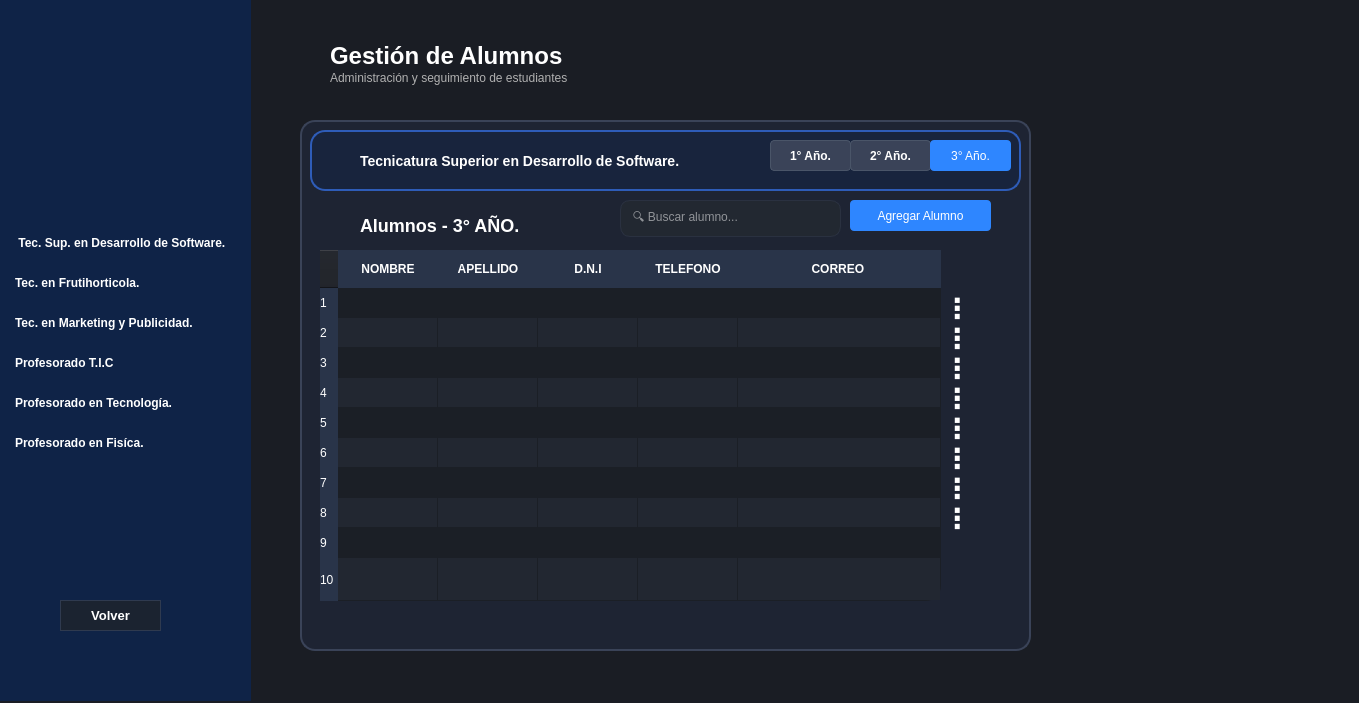
 <widget class="QMainWindow" name="MainWindow">
  <property name="geometry">
   <rect>
    <x>0</x>
    <y>0</y>
    <width>1359</width>
    <height>703</height>
   </rect>
  </property>
  <property name="windowTitle">
   <string>MainWindow</string>
  </property>
  <property name="styleSheet">
   <string notr="true"> background-color: #1A1D24;</string>
  </property>
  <widget class="QWidget" name="centralwidget">
   <widget class="QWidget" name="widget" native="true">
    <property name="enabled">
     <bool>true</bool>
    </property>
    <property name="geometry">
     <rect>
      <x>0</x>
      <y>0</y>
      <width>251</width>
      <height>701</height>
     </rect>
    </property>
    <property name="maximumSize">
     <size>
      <width>16777215</width>
      <height>701</height>
     </size>
    </property>
    <property name="styleSheet">
     <string notr="true">background-color: #0F2347;
</string>
    </property>
    <widget class="QPushButton" name="pushButton">
     <property name="geometry">
      <rect>
       <x>0</x>
       <y>220</y>
       <width>261</width>
       <height>45</height>
      </rect>
     </property>
     <property name="styleSheet">
      <string notr="true">QWidget{
    background-color: #1A1D24;
    color: white;
    font-family: &quot;Segoe UI&quot;;
    font-size: 7pt;
}

QPushButton{
    background-color: transparent;
    color: white;
    border: none;
    text-align: left;
    padding-left: 15px;
    font-family: &quot;Segoe UI&quot;;
    font-size: 11pt;
    font-weight: 600;
    border-radius: 8px;
    min-height: 45px;
}

QPushButton:hover{
    background-color: #2563EB;
}

QPushButton:pressed{
    background-color: #1D4ED8;
}

QLabel{
    color: white;
    font-family: &quot;Segoe UI&quot;;
    font-size: 10pt;
}

QTableWidget{
    background-color: #222831;
    color: white;
    border: none;
    gridline-color: #2A3140;
    font-family: &quot;Segoe UI&quot;;
}

QHeaderView::section{
    background-color: #2A3140;
    color: white;
    border: none;
    padding: 5px;
    font-family: &quot;Segoe UI&quot;;
    font-weight: bold;
}

QLineEdit{
    background-color: #222831;
    color: white;
    border: 1px solid #2A3140;
    border-radius: 8px;
    padding: 5px;
    font-family: &quot;Segoe UI&quot;;
}

QComboBox{
    background-color: #222831;
    color: white;
    border: 1px solid #2A3140;
    border-radius: 8px;
    padding: 5px;
    font-family: &quot;Segoe UI&quot;;
}
QWidget{
    font-family: &quot;Segoe UI&quot;;
    font-size: 9pt;
    color: white;
}

QPushButton{
    font-size: 9pt;
    font-weight: 600;
}</string>
     </property>
     <property name="text">
      <string> Tec. Sup. en Desarrollo de Software.</string>
     </property>
     <property name="icon">
      <iconset>
       <normaloff>../iconos/alumno.png</normaloff>../iconos/alumno.png</iconset>
     </property>
    </widget>
    <widget class="QLabel" name="label">
     <property name="geometry">
      <rect>
       <x>30</x>
       <y>20</y>
       <width>191</width>
       <height>171</height>
      </rect>
     </property>
     <property name="text">
      <string/>
     </property>
     <property name="pixmap">
      <pixmap>../Logo del instituto png.png</pixmap>
     </property>
     <property name="scaledContents">
      <bool>true</bool>
     </property>
    </widget>
    <widget class="QPushButton" name="pushButton_2">
     <property name="geometry">
      <rect>
       <x>0</x>
       <y>260</y>
       <width>251</width>
       <height>45</height>
      </rect>
     </property>
     <property name="styleSheet">
      <string notr="true">QWidget{
    background-color: #1A1D24;
    color: white;
    font-family: &quot;Segoe UI&quot;;
    font-size: 7pt;
}

QPushButton{
    background-color: transparent;
    color: white;
    border: none;
    text-align: left;
    padding-left: 15px;
    font-family: &quot;Segoe UI&quot;;
    font-size: 11pt;
    font-weight: 600;
    border-radius: 8px;
    min-height: 45px;
}

QPushButton:hover{
    background-color: #2563EB;
}

QPushButton:pressed{
    background-color: #1D4ED8;
}

QLabel{
    color: white;
    font-family: &quot;Segoe UI&quot;;
    font-size: 10pt;
}

QTableWidget{
    background-color: #222831;
    color: white;
    border: none;
    gridline-color: #2A3140;
    font-family: &quot;Segoe UI&quot;;
}

QHeaderView::section{
    background-color: #2A3140;
    color: white;
    border: none;
    padding: 5px;
    font-family: &quot;Segoe UI&quot;;
    font-weight: bold;
}

QLineEdit{
    background-color: #222831;
    color: white;
    border: 1px solid #2A3140;
    border-radius: 8px;
    padding: 5px;
    font-family: &quot;Segoe UI&quot;;
}

QComboBox{
    background-color: #222831;
    color: white;
    border: 1px solid #2A3140;
    border-radius: 8px;
    padding: 5px;
    font-family: &quot;Segoe UI&quot;;
}
QWidget{
    font-family: &quot;Segoe UI&quot;;
    font-size: 9pt;
    color: white;
}

QPushButton{
    font-size: 9pt;
    font-weight: 600;
}</string>
     </property>
     <property name="text">
      <string>Tec. en Frutihorticola.</string>
     </property>
     <property name="icon">
      <iconset>
       <normaloff>../iconos/alumno.png</normaloff>../iconos/alumno.png</iconset>
     </property>
    </widget>
    <widget class="QPushButton" name="pushButton_3">
     <property name="geometry">
      <rect>
       <x>0</x>
       <y>300</y>
       <width>251</width>
       <height>45</height>
      </rect>
     </property>
     <property name="styleSheet">
      <string notr="true">QWidget{
    background-color: #1A1D24;
    color: white;
    font-family: &quot;Segoe UI&quot;;
    font-size: 7pt;
}

QPushButton{
    background-color: transparent;
    color: white;
    border: none;
    text-align: left;
    padding-left: 15px;
    font-family: &quot;Segoe UI&quot;;
    font-size: 11pt;
    font-weight: 600;
    border-radius: 8px;
    min-height: 45px;
}

QPushButton:hover{
    background-color: #2563EB;
}

QPushButton:pressed{
    background-color: #1D4ED8;
}

QLabel{
    color: white;
    font-family: &quot;Segoe UI&quot;;
    font-size: 10pt;
}

QTableWidget{
    background-color: #222831;
    color: white;
    border: none;
    gridline-color: #2A3140;
    font-family: &quot;Segoe UI&quot;;
}

QHeaderView::section{
    background-color: #2A3140;
    color: white;
    border: none;
    padding: 5px;
    font-family: &quot;Segoe UI&quot;;
    font-weight: bold;
}

QLineEdit{
    background-color: #222831;
    color: white;
    border: 1px solid #2A3140;
    border-radius: 8px;
    padding: 5px;
    font-family: &quot;Segoe UI&quot;;
}

QComboBox{
    background-color: #222831;
    color: white;
    border: 1px solid #2A3140;
    border-radius: 8px;
    padding: 5px;
    font-family: &quot;Segoe UI&quot;;
}
QWidget{
    font-family: &quot;Segoe UI&quot;;
    font-size: 9pt;
    color: white;
}

QPushButton{
    font-size: 9pt;
    font-weight: 600;
}</string>
     </property>
     <property name="text">
      <string>Tec. en Marketing y Publicidad.</string>
     </property>
     <property name="icon">
      <iconset>
       <normaloff>../iconos/alumno.png</normaloff>../iconos/alumno.png</iconset>
     </property>
    </widget>
    <widget class="QPushButton" name="pushButton_4">
     <property name="geometry">
      <rect>
       <x>0</x>
       <y>340</y>
       <width>251</width>
       <height>45</height>
      </rect>
     </property>
     <property name="styleSheet">
      <string notr="true">QWidget{
    background-color: #1A1D24;
    color: white;
    font-family: &quot;Segoe UI&quot;;
    font-size: 7pt;
}

QPushButton{
    background-color: transparent;
    color: white;
    border: none;
    text-align: left;
    padding-left: 15px;
    font-family: &quot;Segoe UI&quot;;
    font-size: 11pt;
    font-weight: 600;
    border-radius: 8px;
    min-height: 45px;
}

QPushButton:hover{
    background-color: #2563EB;
}

QPushButton:pressed{
    background-color: #1D4ED8;
}

QLabel{
    color: white;
    font-family: &quot;Segoe UI&quot;;
    font-size: 10pt;
}

QTableWidget{
    background-color: #222831;
    color: white;
    border: none;
    gridline-color: #2A3140;
    font-family: &quot;Segoe UI&quot;;
}

QHeaderView::section{
    background-color: #2A3140;
    color: white;
    border: none;
    padding: 5px;
    font-family: &quot;Segoe UI&quot;;
    font-weight: bold;
}

QLineEdit{
    background-color: #222831;
    color: white;
    border: 1px solid #2A3140;
    border-radius: 8px;
    padding: 5px;
    font-family: &quot;Segoe UI&quot;;
}

QComboBox{
    background-color: #222831;
    color: white;
    border: 1px solid #2A3140;
    border-radius: 8px;
    padding: 5px;
    font-family: &quot;Segoe UI&quot;;
}
QWidget{
    font-family: &quot;Segoe UI&quot;;
    font-size: 9pt;
    color: white;
}

QPushButton{
    font-size: 9pt;
    font-weight: 600;
}</string>
     </property>
     <property name="text">
      <string>Profesorado T.I.C</string>
     </property>
     <property name="icon">
      <iconset>
       <normaloff>../iconos/alumno.png</normaloff>../iconos/alumno.png</iconset>
     </property>
    </widget>
    <widget class="QPushButton" name="pushButton_5">
     <property name="geometry">
      <rect>
       <x>0</x>
       <y>380</y>
       <width>251</width>
       <height>45</height>
      </rect>
     </property>
     <property name="styleSheet">
      <string notr="true">QWidget{
    background-color: #1A1D24;
    color: white;
    font-family: &quot;Segoe UI&quot;;
    font-size: 7pt;
}

QPushButton{
    background-color: transparent;
    color: white;
    border: none;
    text-align: left;
    padding-left: 15px;
    font-family: &quot;Segoe UI&quot;;
    font-size: 11pt;
    font-weight: 600;
    border-radius: 8px;
    min-height: 45px;
}

QPushButton:hover{
    background-color: #2563EB;
}

QPushButton:pressed{
    background-color: #1D4ED8;
}

QLabel{
    color: white;
    font-family: &quot;Segoe UI&quot;;
    font-size: 10pt;
}

QTableWidget{
    background-color: #222831;
    color: white;
    border: none;
    gridline-color: #2A3140;
    font-family: &quot;Segoe UI&quot;;
}

QHeaderView::section{
    background-color: #2A3140;
    color: white;
    border: none;
    padding: 5px;
    font-family: &quot;Segoe UI&quot;;
    font-weight: bold;
}

QLineEdit{
    background-color: #222831;
    color: white;
    border: 1px solid #2A3140;
    border-radius: 8px;
    padding: 5px;
    font-family: &quot;Segoe UI&quot;;
}

QComboBox{
    background-color: #222831;
    color: white;
    border: 1px solid #2A3140;
    border-radius: 8px;
    padding: 5px;
    font-family: &quot;Segoe UI&quot;;
}
QWidget{
    font-family: &quot;Segoe UI&quot;;
    font-size: 9pt;
    color: white;
}

QPushButton{
    font-size: 9pt;
    font-weight: 600;
}</string>
     </property>
     <property name="text">
      <string>Profesorado en Tecnología.</string>
     </property>
     <property name="icon">
      <iconset>
       <normaloff>../iconos/alumno.png</normaloff>../iconos/alumno.png</iconset>
     </property>
    </widget>
    <widget class="QPushButton" name="pushButton_6">
     <property name="geometry">
      <rect>
       <x>0</x>
       <y>420</y>
       <width>251</width>
       <height>45</height>
      </rect>
     </property>
     <property name="styleSheet">
      <string notr="true">QWidget{
    background-color: #1A1D24;
    color: white;
    font-family: &quot;Segoe UI&quot;;
    font-size: 7pt;
}

QPushButton{
    background-color: transparent;
    color: white;
    border: none;
    text-align: left;
    padding-left: 15px;
    font-family: &quot;Segoe UI&quot;;
    font-size: 11pt;
    font-weight: 600;
    border-radius: 8px;
    min-height: 45px;
}

QPushButton:hover{
    background-color: #2563EB;
}

QPushButton:pressed{
    background-color: #1D4ED8;
}

QLabel{
    color: white;
    font-family: &quot;Segoe UI&quot;;
    font-size: 10pt;
}

QTableWidget{
    background-color: #222831;
    color: white;
    border: none;
    gridline-color: #2A3140;
    font-family: &quot;Segoe UI&quot;;
}

QHeaderView::section{
    background-color: #2A3140;
    color: white;
    border: none;
    padding: 5px;
    font-family: &quot;Segoe UI&quot;;
    font-weight: bold;
}

QLineEdit{
    background-color: #222831;
    color: white;
    border: 1px solid #2A3140;
    border-radius: 8px;
    padding: 5px;
    font-family: &quot;Segoe UI&quot;;
}

QComboBox{
    background-color: #222831;
    color: white;
    border: 1px solid #2A3140;
    border-radius: 8px;
    padding: 5px;
    font-family: &quot;Segoe UI&quot;;
}
QWidget{
    font-family: &quot;Segoe UI&quot;;
    font-size: 9pt;
    color: white;
}

QPushButton{
    font-size: 9pt;
    font-weight: 600;
}</string>
     </property>
     <property name="text">
      <string>Profesorado en Fisíca.</string>
     </property>
     <property name="icon">
      <iconset>
       <normaloff>../iconos/alumno.png</normaloff>../iconos/alumno.png</iconset>
     </property>
    </widget>
    <widget class="QPushButton" name="bt_volver2">
     <property name="geometry">
      <rect>
       <x>60</x>
       <y>600</y>
       <width>101</width>
       <height>31</height>
      </rect>
     </property>
     <property name="styleSheet">
      <string notr="true">QPushButton{
     background-color: #1B2330;
     color: #FFFFFF;

border: 1px solid #2F3A4F;
border-radius: 12PX;

font-family: &quot;segoe UI&quot;;
font-size: 10pt;
font-weight: 600;

padding: 8px 15px;
}

QPushButton:hover{
     background-color: #242E3D;
     border: 1px solid #3B82F6;
}

QPushButton:pressed{
     background-color: #18202C;
}</string>
     </property>
     <property name="text">
      <string>Volver</string>
     </property>
    </widget>
   </widget>
   <widget class="QLabel" name="label_2">
    <property name="geometry">
     <rect>
      <x>330</x>
      <y>40</y>
      <width>251</width>
      <height>31</height>
     </rect>
    </property>
    <property name="styleSheet">
     <string notr="true">QLabel{
    color: white;
    font-family: &quot;Segoe UI&quot;;
    font-size: 18pt;
    font-weight: 700;
}</string>
    </property>
    <property name="text">
     <string>Gestión de Alumnos</string>
    </property>
   </widget>
   <widget class="QLabel" name="label_3">
    <property name="geometry">
     <rect>
      <x>330</x>
      <y>70</y>
      <width>261</width>
      <height>16</height>
     </rect>
    </property>
    <property name="styleSheet">
     <string notr="true">QLabel{
    color: #B0B0B0;
    font-family: &quot;Segoe UI&quot;;
    font-size: 9pt;
}</string>
    </property>
    <property name="text">
     <string>Administración y seguimiento de estudiantes</string>
    </property>
   </widget>
   <widget class="QPushButton" name="pushButton_7">
    <property name="geometry">
     <rect>
      <x>530</x>
      <y>170</y>
      <width>75</width>
      <height>21</height>
     </rect>
    </property>
    <property name="styleSheet">
     <string notr="true">QPushButton{
    background: transparent;
    color: white;
    border: none;
    font-size: 16px;
}

QPushButton:hover{
    background-color: #323844;
    border-radius: 5px;
}</string>
    </property>
    <property name="text">
     <string/>
    </property>
   </widget>
   <widget class="QFrame" name="frame_2">
    <property name="geometry">
     <rect>
      <x>300</x>
      <y>120</y>
      <width>731</width>
      <height>531</height>
     </rect>
    </property>
    <property name="styleSheet">
     <string notr="true">QFrame{
    background-color: #1E2433;
    border: 2px solid #3A4358;
    border-radius: 15px;
}</string>
    </property>
    <property name="frameShape">
     <enum>QFrame::StyledPanel</enum>
    </property>
    <property name="frameShadow">
     <enum>QFrame::Raised</enum>
    </property>
    <widget class="QFrame" name="frame">
     <property name="geometry">
      <rect>
       <x>10</x>
       <y>10</y>
       <width>711</width>
       <height>61</height>
      </rect>
     </property>
     <property name="styleSheet">
      <string notr="true">QFrame{
    background-color: #18243D;
    border: 2px solid #2E5CB8;
    border-radius: 15px;
}</string>
     </property>
     <property name="frameShape">
      <enum>QFrame::StyledPanel</enum>
     </property>
     <property name="frameShadow">
      <enum>QFrame::Raised</enum>
     </property>
     <widget class="QLabel" name="label_5">
      <property name="geometry">
       <rect>
        <x>50</x>
        <y>20</y>
        <width>441</width>
        <height>21</height>
       </rect>
      </property>
      <property name="styleSheet">
       <string notr="true">QLabel{
    color: white;
    background: transparent;
    border: none;
}
QLabel{
    color: white;
    font-size: 14px;
    font-weight: bold;
    background: transparent;
}</string>
      </property>
      <property name="text">
       <string>Tecnicatura Superior en Desarrollo de Software.</string>
      </property>
     </widget>
     <widget class="QPushButton" name="pushButton_13">
      <property name="geometry">
       <rect>
        <x>460</x>
        <y>10</y>
        <width>81</width>
        <height>31</height>
       </rect>
      </property>
      <property name="styleSheet">
       <string notr="true">QPushButton{
    background-color: #3A4358;
    color: white;
    border: 1px solid #4A5568;
    border-radius: 4px;
    padding: 8px;
    font-weight: bold;
}

QPushButton:hover{
    background-color: #4A5568;
}</string>
      </property>
      <property name="text">
       <string>1° Año.</string>
      </property>
     </widget>
     <widget class="QPushButton" name="pushButton_14">
      <property name="geometry">
       <rect>
        <x>540</x>
        <y>10</y>
        <width>81</width>
        <height>31</height>
       </rect>
      </property>
      <property name="styleSheet">
       <string notr="true">QPushButton{
    background-color: #3A4358;
    color: white;
    border: 1px solid #4A5568;
    border-radius: 4px;
    padding: 8px;
    font-weight: bold;
}

QPushButton:hover{
    background-color: #4A5568;
}</string>
      </property>
      <property name="text">
       <string>2° Año.</string>
      </property>
     </widget>
     <widget class="QPushButton" name="pushButton_15">
      <property name="geometry">
       <rect>
        <x>620</x>
        <y>10</y>
        <width>81</width>
        <height>31</height>
       </rect>
      </property>
      <property name="styleSheet">
       <string notr="true">QPushButton{
	font: 87 8pt &quot;Arial Black&quot;;

    background-color: #2E86FF;
    color: white;
    border: none;
    border-radius: 4px;
}</string>
      </property>
      <property name="text">
       <string>3° Año.</string>
      </property>
     </widget>
     <widget class="QLabel" name="label_8">
      <property name="geometry">
       <rect>
        <x>10</x>
        <y>10</y>
        <width>31</width>
        <height>41</height>
       </rect>
      </property>
      <property name="styleSheet">
       <string notr="true">QLabel {
        border: none;
}</string>
      </property>
      <property name="text">
       <string/>
      </property>
      <property name="pixmap">
       <pixmap>../iconos/icons8-computadora-de-escritorio-100.png</pixmap>
      </property>
      <property name="scaledContents">
       <bool>true</bool>
      </property>
     </widget>
    </widget>
    <widget class="QTableWidget" name="tabla_alumnos">
     <property name="geometry">
      <rect>
       <x>20</x>
       <y>130</y>
       <width>621</width>
       <height>351</height>
      </rect>
     </property>
     <property name="styleSheet">
      <string notr="true">QTableWidget {
    background-color: #1B1F26;
    alternate-background-color: #222731;
    color: white;

    border: 0px;
    outline: none;
    gridline-color: transparent;

    selection-background-color: #2F80ED;
    selection-color: white;
}

/* Eliminar los bordes de los encabezados */

QHeaderView {
    border: none;
    background-color: transparent;
}

/* Encabezado horizontal */

QHeaderView::section:horizontal {
    background-color: #293449;
    color: white;
    border: none;
    padding: 10px;
    font-weight: bold;
}

/* Encabezado vertical */

QHeaderView::section:vertical {
    background-color: #293449;
    color: white;
    border: none;
}

/* Eliminar el relieve de la esquina */

QTableCornerButton::section {
    border: none;
    background-color: #293449;
}

/* Eliminar el efecto de foco */

QTableWidget::item {
    border: none;
    outline: none;
}</string>
     </property>
     <property name="alternatingRowColors">
      <bool>true</bool>
     </property>
     <attribute name="horizontalHeaderVisible">
      <bool>true</bool>
     </attribute>
     <attribute name="horizontalHeaderCascadingSectionResizes">
      <bool>false</bool>
     </attribute>
     <attribute name="horizontalHeaderHighlightSections">
      <bool>true</bool>
     </attribute>
     <attribute name="horizontalHeaderShowSortIndicator" stdset="0">
      <bool>false</bool>
     </attribute>
     <attribute name="horizontalHeaderStretchLastSection">
      <bool>true</bool>
     </attribute>
     <attribute name="verticalHeaderCascadingSectionResizes">
      <bool>true</bool>
     </attribute>
     <attribute name="verticalHeaderShowSortIndicator" stdset="0">
      <bool>true</bool>
     </attribute>
     <attribute name="verticalHeaderStretchLastSection">
      <bool>true</bool>
     </attribute>
     <row>
      <property name="text">
       <string>1</string>
      </property>
     </row>
     <row>
      <property name="text">
       <string>2</string>
      </property>
     </row>
     <row>
      <property name="text">
       <string>3</string>
      </property>
     </row>
     <row>
      <property name="text">
       <string>4</string>
      </property>
     </row>
     <row>
      <property name="text">
       <string>5</string>
      </property>
     </row>
     <row>
      <property name="text">
       <string>6</string>
      </property>
     </row>
     <row>
      <property name="text">
       <string>7</string>
      </property>
     </row>
     <row>
      <property name="text">
       <string>8</string>
      </property>
     </row>
     <row>
      <property name="text">
       <string>9</string>
      </property>
     </row>
     <row>
      <property name="text">
       <string>10</string>
      </property>
     </row>
     <column>
      <property name="text">
       <string>NOMBRE</string>
      </property>
      <property name="textAlignment">
       <set>AlignCenter</set>
      </property>
     </column>
     <column>
      <property name="text">
       <string>APELLIDO</string>
      </property>
     </column>
     <column>
      <property name="text">
       <string>D.N.I</string>
      </property>
     </column>
     <column>
      <property name="text">
       <string>TELEFONO</string>
      </property>
     </column>
     <column>
      <property name="text">
       <string>CORREO </string>
      </property>
     </column>
     <item row="0" column="0">
      <property name="text">
       <string/>
      </property>
      <property name="flags">
       <set>ItemIsSelectable|ItemIsEditable|ItemIsDragEnabled|ItemIsUserCheckable|ItemIsEnabled</set>
      </property>
     </item>
     <item row="0" column="1">
      <property name="text">
       <string/>
      </property>
     </item>
     <item row="0" column="2">
      <property name="text">
       <string/>
      </property>
     </item>
     <item row="0" column="3">
      <property name="text">
       <string/>
      </property>
     </item>
     <item row="0" column="4">
      <property name="text">
       <string/>
      </property>
      <property name="background">
       <brush brushstyle="NoBrush">
        <color alpha="255">
         <red>0</red>
         <green>85</green>
         <blue>0</blue>
        </color>
       </brush>
      </property>
     </item>
     <item row="1" column="0">
      <property name="text">
       <string/>
      </property>
     </item>
     <item row="1" column="1">
      <property name="text">
       <string/>
      </property>
     </item>
     <item row="1" column="2">
      <property name="text">
       <string/>
      </property>
     </item>
     <item row="1" column="3">
      <property name="text">
       <string/>
      </property>
     </item>
     <item row="1" column="4">
      <property name="text">
       <string/>
      </property>
      <property name="background">
       <brush brushstyle="NoBrush">
        <color alpha="255">
         <red>200</red>
         <green>66</green>
         <blue>0</blue>
        </color>
       </brush>
      </property>
     </item>
     <item row="2" column="0">
      <property name="text">
       <string/>
      </property>
     </item>
     <item row="2" column="1">
      <property name="text">
       <string/>
      </property>
     </item>
     <item row="2" column="2">
      <property name="text">
       <string/>
      </property>
     </item>
     <item row="2" column="3">
      <property name="text">
       <string/>
      </property>
     </item>
     <item row="2" column="4">
      <property name="text">
       <string/>
      </property>
      <property name="background">
       <brush brushstyle="NoBrush">
        <color alpha="255">
         <red>0</red>
         <green>85</green>
         <blue>0</blue>
        </color>
       </brush>
      </property>
     </item>
     <item row="3" column="0">
      <property name="text">
       <string/>
      </property>
     </item>
     <item row="3" column="1">
      <property name="text">
       <string/>
      </property>
     </item>
     <item row="3" column="2">
      <property name="text">
       <string/>
      </property>
     </item>
     <item row="3" column="3">
      <property name="text">
       <string/>
      </property>
     </item>
     <item row="3" column="4">
      <property name="text">
       <string/>
      </property>
      <property name="background">
       <brush brushstyle="NoBrush">
        <color alpha="255">
         <red>170</red>
         <green>0</green>
         <blue>0</blue>
        </color>
       </brush>
      </property>
     </item>
     <item row="4" column="2">
      <property name="text">
       <string/>
      </property>
     </item>
     <item row="4" column="3">
      <property name="text">
       <string/>
      </property>
     </item>
     <item row="4" column="4">
      <property name="text">
       <string/>
      </property>
     </item>
     <item row="5" column="2">
      <property name="text">
       <string/>
      </property>
     </item>
     <item row="5" column="3">
      <property name="text">
       <string/>
      </property>
     </item>
     <item row="5" column="4">
      <property name="text">
       <string/>
      </property>
     </item>
     <item row="6" column="2">
      <property name="text">
       <string/>
      </property>
     </item>
     <item row="6" column="3">
      <property name="text">
       <string/>
      </property>
     </item>
     <item row="6" column="4">
      <property name="text">
       <string/>
      </property>
     </item>
     <item row="7" column="2">
      <property name="text">
       <string/>
      </property>
     </item>
     <item row="7" column="3">
      <property name="text">
       <string/>
      </property>
     </item>
     <item row="7" column="4">
      <property name="text">
       <string/>
      </property>
     </item>
    </widget>
    <widget class="QLabel" name="label_6">
     <property name="geometry">
      <rect>
       <x>60</x>
       <y>90</y>
       <width>441</width>
       <height>31</height>
      </rect>
     </property>
     <property name="styleSheet">
      <string notr="true">QLabel{
    color: white;
    background: transparent;
    border: none;
}
QLabel{
    color: white;
    font-size: 18px;
    font-weight: bold;
    background: transparent;
}</string>
     </property>
     <property name="text">
      <string>Alumnos - 3° AÑO.</string>
     </property>
    </widget>
    <widget class="QLabel" name="label_7">
     <property name="geometry">
      <rect>
       <x>20</x>
       <y>90</y>
       <width>31</width>
       <height>31</height>
      </rect>
     </property>
     <property name="styleSheet">
      <string notr="true">    border: none;</string>
     </property>
     <property name="text">
      <string/>
     </property>
     <property name="pixmap">
      <pixmap>../../../../../.designer/iconos/icons8-grupos-de-usuarios-100.png</pixmap>
     </property>
     <property name="scaledContents">
      <bool>true</bool>
     </property>
    </widget>
    <widget class="QLineEdit" name="lineEdit">
     <property name="geometry">
      <rect>
       <x>320</x>
       <y>80</y>
       <width>221</width>
       <height>37</height>
      </rect>
     </property>
     <property name="styleSheet">
      <string notr="true">QLineEdit{
    background-color: #222831;
    color: white;
    border: 1px solid #2A3140;
    border-radius: 10px;
    padding-left: 10px;
    font-family: &quot;Segoe UI&quot;;
    font-size: 9pt;
    min-height: 35px;
}

QLineEdit:focus{
    border: 2px solid #2563EB;
}</string>
     </property>
     <property name="placeholderText">
      <string>🔍 Buscar alumno...</string>
     </property>
    </widget>
    <widget class="QPushButton" name="pushButton_16">
     <property name="geometry">
      <rect>
       <x>550</x>
       <y>80</y>
       <width>141</width>
       <height>31</height>
      </rect>
     </property>
     <property name="styleSheet">
      <string notr="true">QPushButton{
	font: 87 8pt &quot;Arial Black&quot;;
    background-color: #2E86FF;
    color: white;
    border: none;
    border-radius: 4px;
}</string>
     </property>
     <property name="text">
      <string>Agregar Alumno</string>
     </property>
     <property name="icon">
      <iconset>
       <normaloff>../../../../../.designer/iconos/icons8-signo-más-64.png</normaloff>../../../../../.designer/iconos/icons8-signo-más-64.png</iconset>
     </property>
    </widget>
    <widget class="QLabel" name="label_34">
     <property name="geometry">
      <rect>
       <x>10</x>
       <y>90</y>
       <width>41</width>
       <height>31</height>
      </rect>
     </property>
     <property name="styleSheet">
      <string notr="true">QLabel {
       border: none;
}</string>
     </property>
     <property name="text">
      <string/>
     </property>
     <property name="pixmap">
      <pixmap>../iconos/icons8-grupos-de-usuarios-100.png</pixmap>
     </property>
     <property name="scaledContents">
      <bool>true</bool>
     </property>
    </widget>
    <widget class="QToolButton" name="toolButton">
     <property name="geometry">
      <rect>
       <x>640</x>
       <y>170</y>
       <width>34</width>
       <height>37</height>
      </rect>
     </property>
     <property name="styleSheet">
      <string notr="true">QToolButton {
         background-color: transparent;
         border: none;
         color: white;
         font-size: 28px;
         font-weight: bold;
}</string>
     </property>
     <property name="text">
      <string>⋮</string>
     </property>
    </widget>
    <widget class="QToolButton" name="toolButton_2">
     <property name="geometry">
      <rect>
       <x>640</x>
       <y>200</y>
       <width>34</width>
       <height>37</height>
      </rect>
     </property>
     <property name="styleSheet">
      <string notr="true">QToolButton {
         background-color: transparent;
         border: none;
         color: white;
         font-size: 28px;
         font-weight: bold;
}</string>
     </property>
     <property name="text">
      <string>⋮</string>
     </property>
    </widget>
    <widget class="QToolButton" name="toolButton_3">
     <property name="geometry">
      <rect>
       <x>640</x>
       <y>230</y>
       <width>34</width>
       <height>37</height>
      </rect>
     </property>
     <property name="styleSheet">
      <string notr="true">QToolButton {
         background-color: transparent;
         border: none;
         color: white;
         font-size: 28px;
         font-weight: bold;
}</string>
     </property>
     <property name="text">
      <string>⋮</string>
     </property>
    </widget>
    <widget class="QToolButton" name="toolButton_4">
     <property name="geometry">
      <rect>
       <x>640</x>
       <y>260</y>
       <width>34</width>
       <height>37</height>
      </rect>
     </property>
     <property name="styleSheet">
      <string notr="true">QToolButton {
         background-color: transparent;
         border: none;
         color: white;
         font-size: 28px;
         font-weight: bold;
}</string>
     </property>
     <property name="text">
      <string>⋮</string>
     </property>
    </widget>
    <widget class="QToolButton" name="toolButton_5">
     <property name="geometry">
      <rect>
       <x>640</x>
       <y>290</y>
       <width>34</width>
       <height>37</height>
      </rect>
     </property>
     <property name="styleSheet">
      <string notr="true">QToolButton {
         background-color: transparent;
         border: none;
         color: white;
         font-size: 28px;
         font-weight: bold;
}</string>
     </property>
     <property name="text">
      <string>⋮</string>
     </property>
    </widget>
    <widget class="QToolButton" name="toolButton_6">
     <property name="geometry">
      <rect>
       <x>640</x>
       <y>320</y>
       <width>34</width>
       <height>37</height>
      </rect>
     </property>
     <property name="styleSheet">
      <string notr="true">QToolButton {
         background-color: transparent;
         border: none;
         color: white;
         font-size: 28px;
         font-weight: bold;
}</string>
     </property>
     <property name="text">
      <string>⋮</string>
     </property>
    </widget>
    <widget class="QToolButton" name="toolButton_7">
     <property name="geometry">
      <rect>
       <x>640</x>
       <y>350</y>
       <width>34</width>
       <height>37</height>
      </rect>
     </property>
     <property name="styleSheet">
      <string notr="true">QToolButton {
         background-color: transparent;
         border: none;
         color: white;
         font-size: 28px;
         font-weight: bold;
}</string>
     </property>
     <property name="text">
      <string>⋮</string>
     </property>
    </widget>
    <widget class="QToolButton" name="toolButton_8">
     <property name="geometry">
      <rect>
       <x>640</x>
       <y>380</y>
       <width>34</width>
       <height>37</height>
      </rect>
     </property>
     <property name="styleSheet">
      <string notr="true">QToolButton {
         background-color: transparent;
         border: none;
         color: white;
         font-size: 28px;
         font-weight: bold;
}</string>
     </property>
     <property name="text">
      <string>⋮</string>
     </property>
    </widget>
   </widget>
   <widget class="QLabel" name="label_4">
    <property name="geometry">
     <rect>
      <x>270</x>
      <y>40</y>
      <width>51</width>
      <height>41</height>
     </rect>
    </property>
    <property name="text">
     <string/>
    </property>
    <property name="pixmap">
     <pixmap>../iconos/gorro-de-graduacion.png</pixmap>
    </property>
    <property name="scaledContents">
     <bool>true</bool>
    </property>
   </widget>
   <zorder>frame_2</zorder>
   <zorder>widget</zorder>
   <zorder>label_2</zorder>
   <zorder>label_3</zorder>
   <zorder>pushButton_7</zorder>
   <zorder>label_4</zorder>
  </widget>
 </widget>
